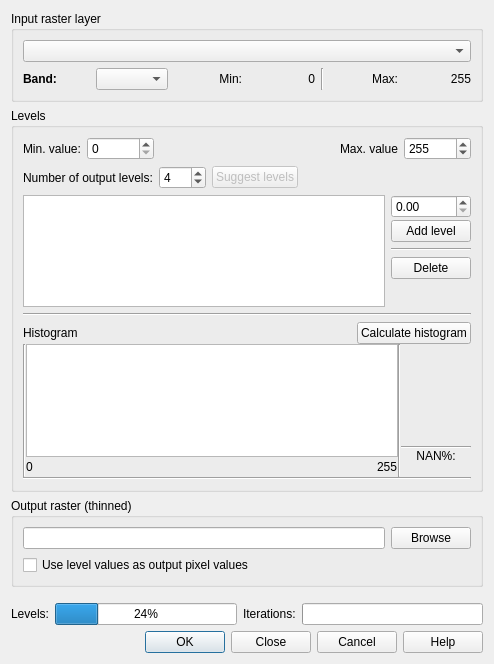
<?xml version="1.0" encoding="UTF-8"?>
<ui version="4.0">
 <class>ThinGreyscaleDialogBase</class>
 <widget class="QDialog" name="ThinGreyscaleDialogBase">
  <property name="geometry">
   <rect>
    <x>0</x>
    <y>0</y>
    <width>494</width>
    <height>664</height>
   </rect>
  </property>
  <property name="windowTitle">
   <string>Thin greyscale image to skeleton</string>
  </property>
  <layout class="QVBoxLayout" name="verticalLayout_2">
   <item>
    <widget class="QGroupBox" name="groupBox">
     <property name="title">
      <string>Input raster layer</string>
     </property>
     <layout class="QVBoxLayout" name="verticalLayout">
      <item>
       <widget class="QComboBox" name="inputRaster">
        <property name="sizePolicy">
         <sizepolicy hsizetype="Expanding" vsizetype="Fixed">
          <horstretch>0</horstretch>
          <verstretch>0</verstretch>
         </sizepolicy>
        </property>
       </widget>
      </item>
      <item>
       <layout class="QHBoxLayout" name="horizontalLayout_4">
        <item>
         <widget class="QLabel" name="label_2">
          <property name="font">
           <font>
            <weight>75</weight>
            <bold>true</bold>
           </font>
          </property>
          <property name="text">
           <string>Band:</string>
          </property>
         </widget>
        </item>
        <item>
         <widget class="QComboBox" name="bandComboBox"/>
        </item>
        <item>
         <widget class="QLabel" name="label_4">
          <property name="text">
           <string>Min:</string>
          </property>
          <property name="alignment">
           <set>Qt::AlignRight|Qt::AlignTrailing|Qt::AlignVCenter</set>
          </property>
         </widget>
        </item>
        <item>
         <widget class="QLabel" name="bandMinLabel">
          <property name="minimumSize">
           <size>
            <width>40</width>
            <height>0</height>
           </size>
          </property>
          <property name="toolTip">
           <string>The minimum pixel value</string>
          </property>
          <property name="text">
           <string>0</string>
          </property>
          <property name="alignment">
           <set>Qt::AlignRight|Qt::AlignTrailing|Qt::AlignVCenter</set>
          </property>
         </widget>
        </item>
        <item>
         <widget class="Line" name="line_2">
          <property name="orientation">
           <enum>Qt::Vertical</enum>
          </property>
         </widget>
        </item>
        <item>
         <widget class="QLabel" name="label_5">
          <property name="text">
           <string>Max:</string>
          </property>
          <property name="alignment">
           <set>Qt::AlignRight|Qt::AlignTrailing|Qt::AlignVCenter</set>
          </property>
         </widget>
        </item>
        <item>
         <widget class="QLabel" name="bandMaxLabel">
          <property name="minimumSize">
           <size>
            <width>40</width>
            <height>0</height>
           </size>
          </property>
          <property name="toolTip">
           <string>The maximum pixel value</string>
          </property>
          <property name="text">
           <string>255</string>
          </property>
          <property name="alignment">
           <set>Qt::AlignRight|Qt::AlignTrailing|Qt::AlignVCenter</set>
          </property>
         </widget>
        </item>
       </layout>
      </item>
     </layout>
    </widget>
   </item>
   <item>
    <widget class="QGroupBox" name="groupBox_3">
     <property name="title">
      <string>Levels</string>
     </property>
     <layout class="QVBoxLayout" name="verticalLayout_3">
      <item>
       <layout class="QHBoxLayout" name="horizontalLayout_3">
        <item>
         <widget class="QLabel" name="label">
          <property name="text">
           <string>Min. value:</string>
          </property>
         </widget>
        </item>
        <item>
         <widget class="QDoubleSpinBox" name="minValueSpinBox">
          <property name="toolTip">
           <string>Values lower than this will be ignored</string>
          </property>
          <property name="decimals">
           <number>0</number>
          </property>
          <property name="maximum">
           <double>16777215.000000000000000</double>
          </property>
         </widget>
        </item>
        <item>
         <spacer name="horizontalSpacer">
          <property name="orientation">
           <enum>Qt::Horizontal</enum>
          </property>
          <property name="sizeHint" stdset="0">
           <size>
            <width>40</width>
            <height>20</height>
           </size>
          </property>
         </spacer>
        </item>
        <item>
         <widget class="QLabel" name="label_3">
          <property name="text">
           <string>Max. value</string>
          </property>
         </widget>
        </item>
        <item>
         <widget class="QDoubleSpinBox" name="maxValueSpinBox">
          <property name="toolTip">
           <string>Values higher than this will be ignored (make sure you know what you are doing before you change this value)</string>
          </property>
          <property name="decimals">
           <number>0</number>
          </property>
          <property name="maximum">
           <double>16777215.000000000000000</double>
          </property>
          <property name="value">
           <double>255.000000000000000</double>
          </property>
         </widget>
        </item>
       </layout>
      </item>
      <item>
       <layout class="QHBoxLayout" name="horizontalLayout_6">
        <item>
         <widget class="QLabel" name="label_8">
          <property name="text">
           <string>Number of output levels:</string>
          </property>
         </widget>
        </item>
        <item>
         <widget class="QSpinBox" name="levelsSpinBox">
          <property name="toolTip">
           <string>The number of levels to suggest</string>
          </property>
          <property name="minimum">
           <number>1</number>
          </property>
          <property name="maximum">
           <number>256</number>
          </property>
          <property name="value">
           <number>4</number>
          </property>
         </widget>
        </item>
        <item>
         <widget class="QPushButton" name="suggestlevelsPushButton">
          <property name="enabled">
           <bool>false</bool>
          </property>
          <property name="text">
           <string>Suggest levels</string>
          </property>
         </widget>
        </item>
        <item>
         <spacer name="horizontalSpacer_2">
          <property name="orientation">
           <enum>Qt::Horizontal</enum>
          </property>
          <property name="sizeHint" stdset="0">
           <size>
            <width>40</width>
            <height>20</height>
           </size>
          </property>
         </spacer>
        </item>
       </layout>
      </item>
      <item>
       <layout class="QHBoxLayout" name="horizontalLayout_7">
        <item>
         <widget class="QListView" name="levelsListView">
          <property name="sizePolicy">
           <sizepolicy hsizetype="Expanding" vsizetype="Minimum">
            <horstretch>0</horstretch>
            <verstretch>0</verstretch>
           </sizepolicy>
          </property>
          <property name="minimumSize">
           <size>
            <width>0</width>
            <height>100</height>
           </size>
          </property>
          <property name="toolTip">
           <string>Level boundaries.&lt;br&gt;The topmost number is the minimum. The number at the bottom is the maximum value.</string>
          </property>
          <property name="editTriggers">
           <set>QAbstractItemView::NoEditTriggers</set>
          </property>
          <property name="selectionMode">
           <enum>QAbstractItemView::MultiSelection</enum>
          </property>
         </widget>
        </item>
        <item>
         <layout class="QVBoxLayout" name="verticalLayout_4">
          <item>
           <layout class="QVBoxLayout" name="verticalLayout_9">
            <property name="spacing">
             <number>2</number>
            </property>
            <item>
             <widget class="QDoubleSpinBox" name="levelSpinBox"/>
            </item>
            <item>
             <widget class="QPushButton" name="addlevelPushButton">
              <property name="text">
               <string>Add level</string>
              </property>
             </widget>
            </item>
           </layout>
          </item>
          <item>
           <widget class="Line" name="line_5">
            <property name="orientation">
             <enum>Qt::Horizontal</enum>
            </property>
           </widget>
          </item>
          <item>
           <widget class="QPushButton" name="deletelevelsPushButton">
            <property name="text">
             <string>Delete</string>
            </property>
           </widget>
          </item>
          <item>
           <spacer name="verticalSpacer_4">
            <property name="orientation">
             <enum>Qt::Vertical</enum>
            </property>
            <property name="sizeHint" stdset="0">
             <size>
              <width>20</width>
              <height>40</height>
             </size>
            </property>
           </spacer>
          </item>
         </layout>
        </item>
       </layout>
      </item>
      <item>
       <widget class="Line" name="line_3">
        <property name="orientation">
         <enum>Qt::Horizontal</enum>
        </property>
       </widget>
      </item>
      <item>
       <layout class="QVBoxLayout" name="verticalLayout_5">
        <property name="spacing">
         <number>0</number>
        </property>
        <item>
         <layout class="QHBoxLayout" name="horizontalLayout_10">
          <item>
           <widget class="QLabel" name="label_7">
            <property name="text">
             <string>Histogram</string>
            </property>
           </widget>
          </item>
          <item>
           <spacer name="horizontalSpacer_4">
            <property name="orientation">
             <enum>Qt::Horizontal</enum>
            </property>
            <property name="sizeHint" stdset="0">
             <size>
              <width>40</width>
              <height>20</height>
             </size>
            </property>
           </spacer>
          </item>
          <item>
           <widget class="QPushButton" name="calcHistPushButton">
            <property name="text">
             <string>Calculate histogram</string>
            </property>
           </widget>
          </item>
         </layout>
        </item>
        <item>
         <layout class="QHBoxLayout" name="horizontalLayout_12">
          <property name="spacing">
           <number>0</number>
          </property>
          <item>
           <widget class="Line" name="line_7">
            <property name="orientation">
             <enum>Qt::Vertical</enum>
            </property>
           </widget>
          </item>
          <item>
           <layout class="QVBoxLayout" name="verticalLayout_8">
            <property name="spacing">
             <number>0</number>
            </property>
            <item>
             <widget class="QGraphicsView" name="histoGraphicsView">
              <property name="sizePolicy">
               <sizepolicy hsizetype="Expanding" vsizetype="Minimum">
                <horstretch>0</horstretch>
                <verstretch>1</verstretch>
               </sizepolicy>
              </property>
              <property name="minimumSize">
               <size>
                <width>0</width>
                <height>50</height>
               </size>
              </property>
              <property name="maximumSize">
               <size>
                <width>16777215</width>
                <height>16777215</height>
               </size>
              </property>
              <property name="toolTip">
               <string>The red lines show the upper and lower cut-off values.</string>
              </property>
             </widget>
            </item>
            <item>
             <layout class="QHBoxLayout" name="horizontalLayout_9">
              <item>
               <widget class="QLabel" name="histMinValue">
                <property name="text">
                 <string>0</string>
                </property>
               </widget>
              </item>
              <item>
               <spacer name="horizontalSpacer_3">
                <property name="orientation">
                 <enum>Qt::Horizontal</enum>
                </property>
                <property name="sizeHint" stdset="0">
                 <size>
                  <width>40</width>
                  <height>20</height>
                 </size>
                </property>
               </spacer>
              </item>
              <item>
               <widget class="QLabel" name="histMaxValue">
                <property name="text">
                 <string>255</string>
                </property>
               </widget>
              </item>
             </layout>
            </item>
           </layout>
          </item>
          <item>
           <widget class="Line" name="line">
            <property name="orientation">
             <enum>Qt::Vertical</enum>
            </property>
           </widget>
          </item>
          <item>
           <layout class="QVBoxLayout" name="verticalLayout_6">
            <item>
             <widget class="QLabel" name="maxBinNumber">
              <property name="minimumSize">
               <size>
                <width>70</width>
                <height>0</height>
               </size>
              </property>
              <property name="maximumSize">
               <size>
                <width>100</width>
                <height>16777215</height>
               </size>
              </property>
              <property name="baseSize">
               <size>
                <width>30</width>
                <height>0</height>
               </size>
              </property>
              <property name="toolTip">
               <string>Total number of pixels considered</string>
              </property>
              <property name="text">
               <string/>
              </property>
              <property name="alignment">
               <set>Qt::AlignRight|Qt::AlignTop|Qt::AlignTrailing</set>
              </property>
             </widget>
            </item>
            <item>
             <spacer name="verticalSpacer_2">
              <property name="orientation">
               <enum>Qt::Vertical</enum>
              </property>
              <property name="sizeType">
               <enum>QSizePolicy::Expanding</enum>
              </property>
              <property name="sizeHint" stdset="0">
               <size>
                <width>0</width>
                <height>0</height>
               </size>
              </property>
             </spacer>
            </item>
            <item>
             <widget class="Line" name="line_4">
              <property name="orientation">
               <enum>Qt::Horizontal</enum>
              </property>
             </widget>
            </item>
            <item>
             <widget class="QLabel" name="label_6">
              <property name="text">
               <string>NAN%:</string>
              </property>
              <property name="alignment">
               <set>Qt::AlignCenter</set>
              </property>
             </widget>
            </item>
            <item>
             <widget class="QLabel" name="bandNANLabel">
              <property name="minimumSize">
               <size>
                <width>35</width>
                <height>0</height>
               </size>
              </property>
              <property name="toolTip">
               <string>NAN percentage for the original image</string>
              </property>
              <property name="text">
               <string/>
              </property>
              <property name="alignment">
               <set>Qt::AlignRight|Qt::AlignTrailing|Qt::AlignVCenter</set>
              </property>
             </widget>
            </item>
           </layout>
          </item>
         </layout>
        </item>
        <item>
         <widget class="Line" name="line_6">
          <property name="orientation">
           <enum>Qt::Horizontal</enum>
          </property>
         </widget>
        </item>
       </layout>
      </item>
     </layout>
    </widget>
   </item>
   <item>
    <widget class="QGroupBox" name="groupBox_2">
     <property name="title">
      <string>Output raster (thinned)</string>
     </property>
     <layout class="QVBoxLayout" name="verticalLayout_7">
      <item>
       <layout class="QHBoxLayout" name="horizontalLayout_5">
        <item>
         <widget class="QLineEdit" name="outputRaster">
          <property name="readOnly">
           <bool>true</bool>
          </property>
         </widget>
        </item>
        <item>
         <widget class="QPushButton" name="browseButton">
          <property name="text">
           <string>Browse</string>
          </property>
         </widget>
        </item>
       </layout>
      </item>
      <item>
       <widget class="QCheckBox" name="levelValuesCheckBox">
        <property name="toolTip">
         <string>Use the real level values as pixel values in the output raster, instead of the integer index of the level</string>
        </property>
        <property name="text">
         <string>Use level values as output pixel values</string>
        </property>
       </widget>
      </item>
     </layout>
    </widget>
   </item>
   <item>
    <spacer name="verticalSpacer">
     <property name="orientation">
      <enum>Qt::Vertical</enum>
     </property>
     <property name="sizeType">
      <enum>QSizePolicy::Minimum</enum>
     </property>
     <property name="sizeHint" stdset="0">
      <size>
       <width>0</width>
       <height>10</height>
      </size>
     </property>
    </spacer>
   </item>
   <item>
    <layout class="QHBoxLayout" name="horizontalLayout_8">
     <item>
      <widget class="QLabel" name="label_9">
       <property name="text">
        <string>Levels:</string>
       </property>
      </widget>
     </item>
     <item>
      <widget class="QProgressBar" name="progressBar">
       <property name="minimumSize">
        <size>
         <width>100</width>
         <height>0</height>
        </size>
       </property>
       <property name="toolTip">
        <string>Progresses as the levels are processed</string>
       </property>
       <property name="value">
        <number>24</number>
       </property>
      </widget>
     </item>
     <item>
      <widget class="QLabel" name="label_10">
       <property name="text">
        <string>Iterations:</string>
       </property>
      </widget>
     </item>
     <item>
      <widget class="QProgressBar" name="iterProgressBar">
       <property name="toolTip">
        <string>Progression for step within a level</string>
       </property>
      </widget>
     </item>
    </layout>
   </item>
   <item>
    <layout class="QHBoxLayout" name="horizontalLayout_2">
     <item>
      <widget class="QDialogButtonBox" name="button_box">
       <property name="orientation">
        <enum>Qt::Horizontal</enum>
       </property>
       <property name="standardButtons">
        <set>QDialogButtonBox::Cancel|QDialogButtonBox::Close|QDialogButtonBox::Ok</set>
       </property>
      </widget>
     </item>
     <item>
      <widget class="QPushButton" name="helpButton">
       <property name="text">
        <string>Help</string>
       </property>
      </widget>
     </item>
    </layout>
   </item>
  </layout>
 </widget>
 <resources/>
 <connections>
  <connection>
   <sender>button_box</sender>
   <signal>accepted()</signal>
   <receiver>ThinGreyscaleDialogBase</receiver>
   <slot>accept()</slot>
   <hints>
    <hint type="sourcelabel">
     <x>20</x>
     <y>20</y>
    </hint>
    <hint type="destinationlabel">
     <x>20</x>
     <y>20</y>
    </hint>
   </hints>
  </connection>
  <connection>
   <sender>button_box</sender>
   <signal>rejected()</signal>
   <receiver>ThinGreyscaleDialogBase</receiver>
   <slot>reject()</slot>
   <hints>
    <hint type="sourcelabel">
     <x>20</x>
     <y>20</y>
    </hint>
    <hint type="destinationlabel">
     <x>20</x>
     <y>20</y>
    </hint>
   </hints>
  </connection>
 </connections>
</ui>
